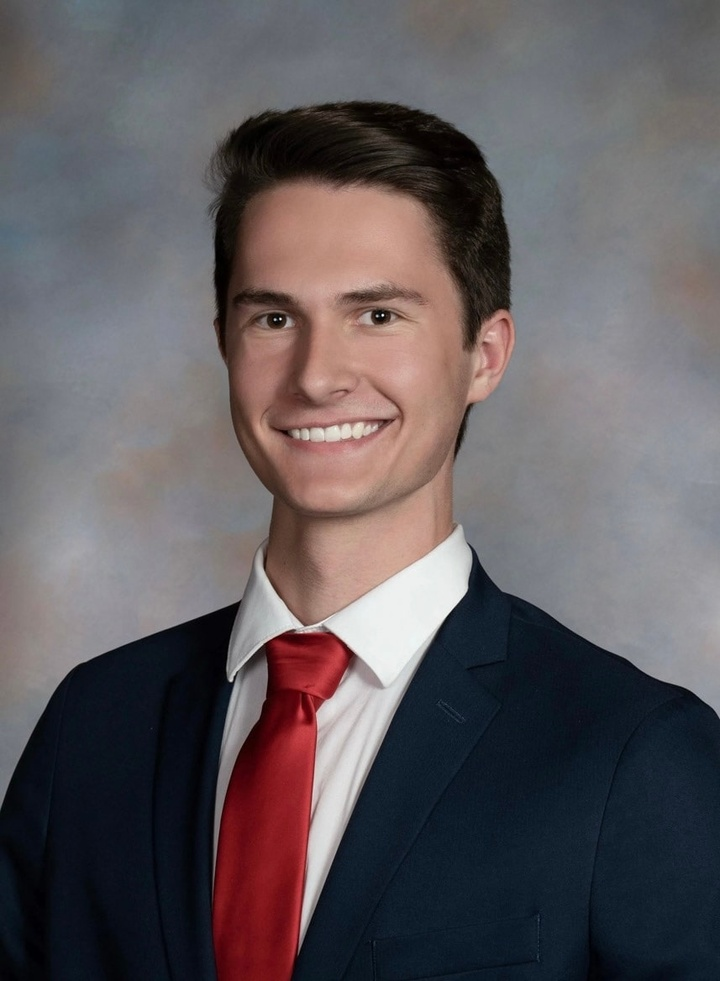
#> input picture PhotoEditor/imgs/user.jpg, 720 x 981 px, shrunk from 857 x 1168 before the run; its folder holds only this picture in this run
$ python photoEditor.py
#> lines starting #> are read from the running program, lines starting #| are printed output that depends on the picture
from PIL import Image, ImageEnhance, ImageFilter
import os

path = './imgs'
pathOut = 'editedImgs'

# Ensure that the output folder exists
os.makedirs(pathOut, exist_ok=True)

for filename in os.listdir(path):
    img = Image.open(f"{path}/{filename}")
#> img is the input picture: PIL image 720x981 RGB; mean R, G, B 96.1, 89.8, 93.3

    # Apply various effects
    edit = img.filter(ImageFilter.SHARPEN).rotate(-180)
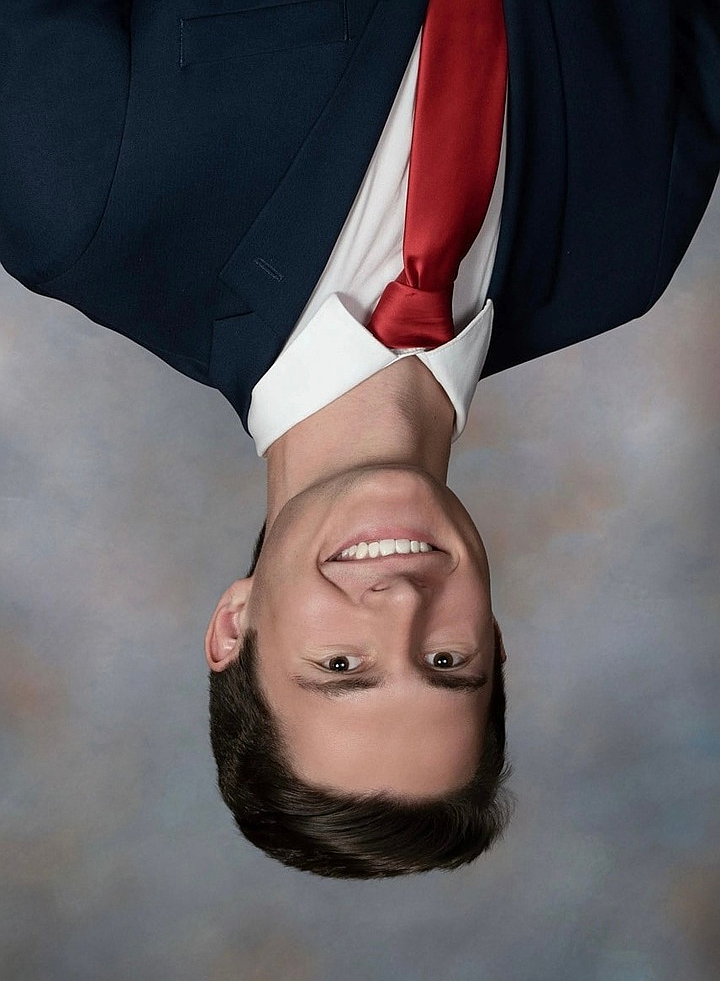
#> edit: PIL image 720x981 RGB; mean R, G, B 96.2, 89.9, 93.4
    factor = 1.5
    enhancer = ImageEnhance.Contrast(edit)
    edit = enhancer.enhance(factor)
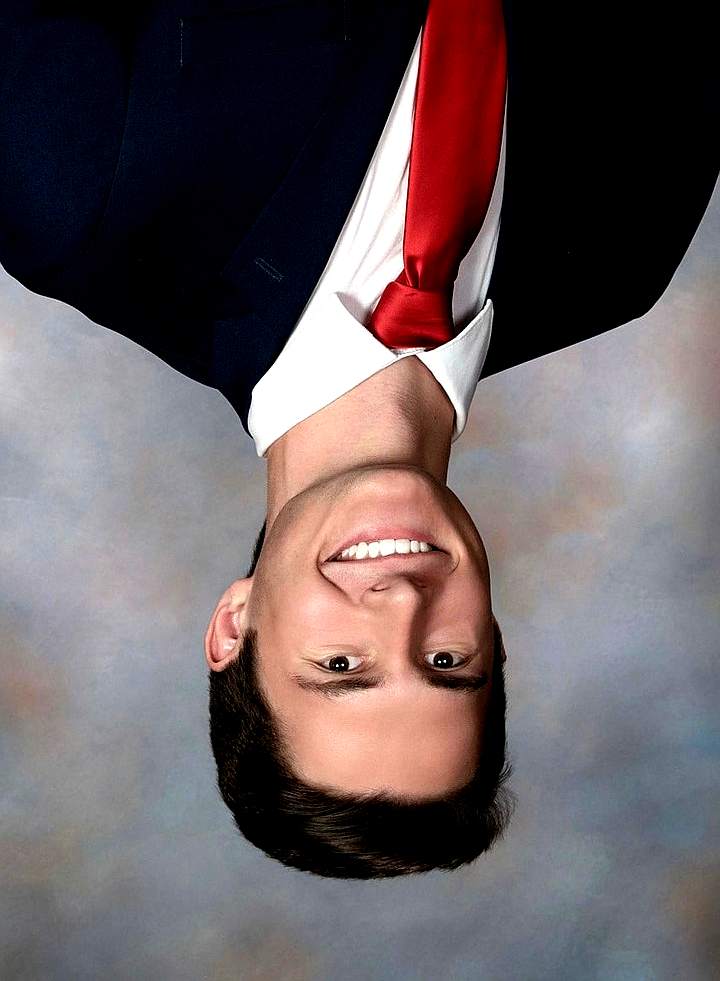
#> edit: PIL image 720x981 RGB; mean R, G, B 105.1, 93.3, 96

    # Color inversion effect
    edit = ImageEnhance.Color(edit).enhance(1)

    # Color inversion effect and additional effects
    edit = ImageEnhance.Color(edit).enhance(1).transpose(Image.FLIP_LEFT_RIGHT).transpose(Image.FLIP_TOP_BOTTOM)
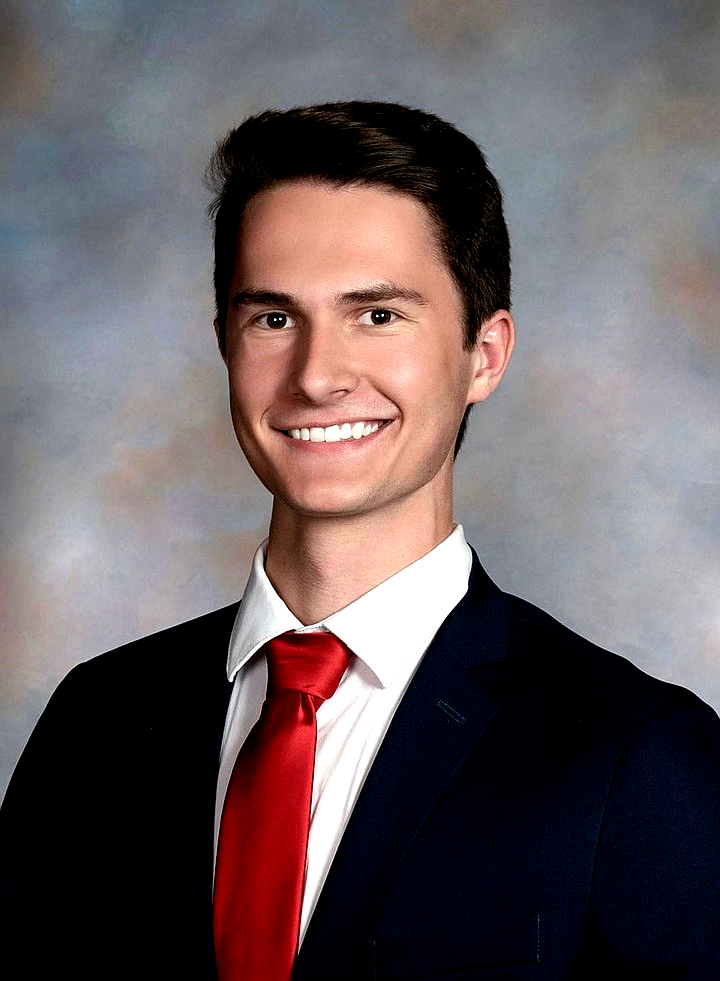
#> edit: PIL image 720x981 RGB; mean R, G, B 105.1, 93.3, 96

    # Save the edited image
    clean_name = os.path.splitext(filename)[0]
    edited_filename = f'{pathOut}/{clean_name}_edited.jpg'
    edit.save(edited_filename)
